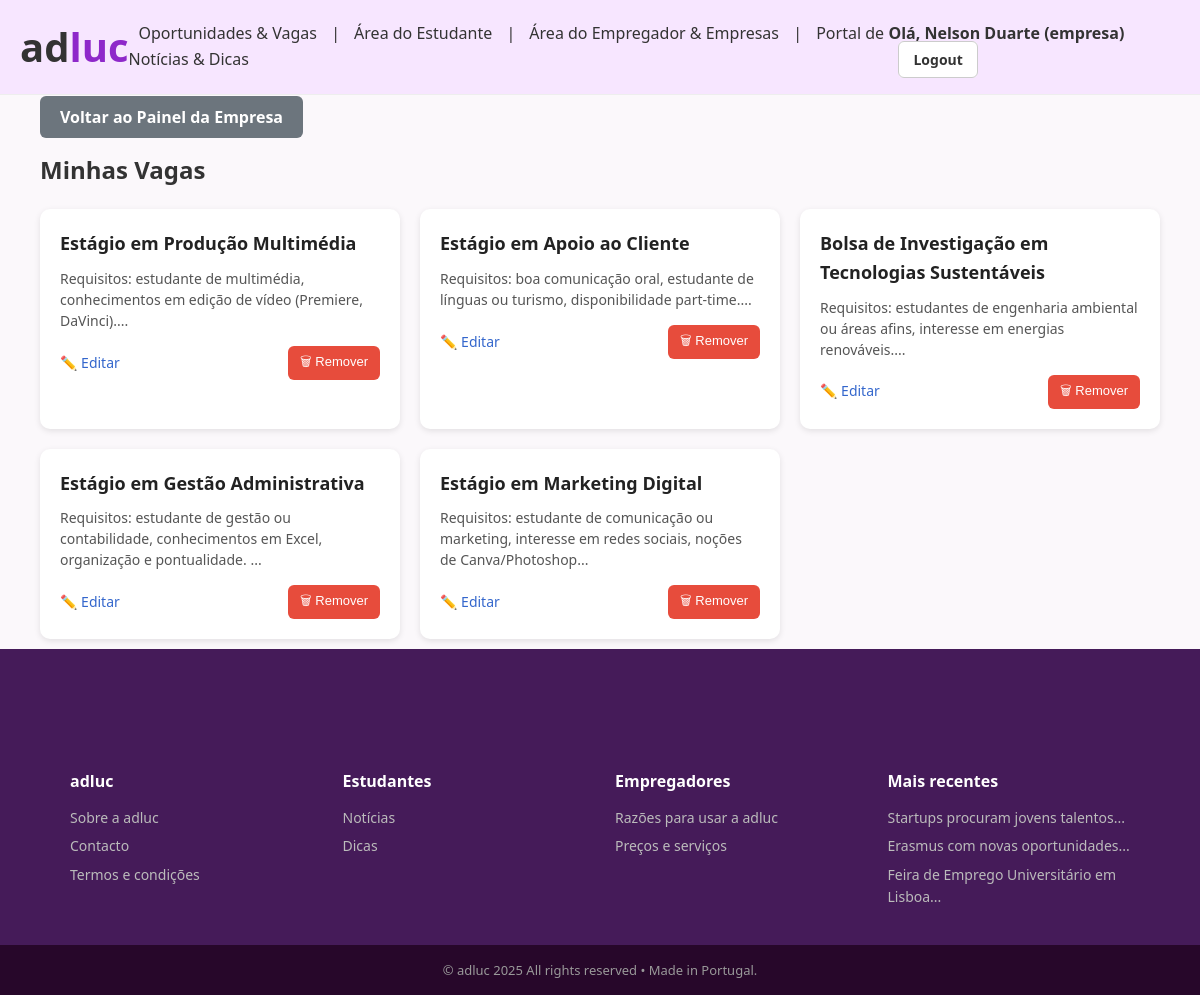
The page /minhas_vagas (signed in) on the database its author committed.
### modelos/modelos.py (models this page shows)
class Vaga(db.Model):
    __tablename__ = "vagas"
    id = db.Column(db.Integer, primary_key=True)
    titulo = db.Column(db.String(200), nullable=False)
    categoria = db.Column(db.String(200), nullable=True)
    descricao = db.Column(db.Text, nullable=False)
    cidade = db.Column(db.String(100), nullable=True)
    horario = db.Column(db.String(50), nullable=True)
    tipo = db.Column(db.String(50), nullable=True)
    externa = db.Column(db.Boolean, default=False, nullable=False)
    link_externo = db.Column(db.String(500), nullable=True)
    imagem_externa = db.Column(db.String(500), nullable=True)   # ✅ novo campo
    empresa_id = db.Column(db.Integer, db.ForeignKey("utilizadores.id"), nullable=True)
    candidaturas = db.relationship("Candidatura", backref="vaga",
                                   cascade="all, delete-orphan", lazy=True)
    favoritos = db.relationship("Favorito", backref="vaga",
                                cascade="all, delete-orphan", lazy=True)

class Publicacao(db.Model):
    __tablename__ = "publicacoes"
    id = db.Column(db.Integer, primary_key=True)
    titulo = db.Column(db.String(200), nullable=False)
    autor_id = db.Column(db.Integer, db.ForeignKey("utilizadores.id"), nullable=False)
    data_hora = db.Column(db.DateTime, default=datetime.utcnow)
    foto = db.Column(db.String(200), nullable=True)
    conteudo = db.Column(db.Text, nullable=False)
    tipo = db.Column(db.String(20), default="noticia")  # noticia ou dica

### app.py (the view)
@app.route("/minhas_vagas", endpoint="minhas_vagas")
def minhas_vagas():
    if session.get("tipo")!="empresa": return redirect(url_for("login"))
    vagas=Vaga.query.filter_by(empresa_id=session["utilizador_id"]).order_by(Vaga.id.desc()).all()
    return render_template("minhas_vagas.html", vagas=vagas)

### app.py (called while the page is built)
@app.context_processor
def inject_publicacoes_recentes():
    from modelos.modelos import Publicacao
    recentes = Publicacao.query.order_by(Publicacao.data_hora.desc()).limit(3).all()
    return dict(publicacoes_recentes=recentes)

### templates/minhas_vagas.html
{% extends "base.html" %}
{% block conteudo %}
<div style="margin-top:0; text-align:left;">
  <a href="{{ url_for('pagina_empresa') }}"
     style="background:#6c757d;color:#fff;padding:10px 20px;border-radius:6px;
            text-decoration:none;font-weight:600;transition:all .3s ease;"
     onmouseover="this.style.background='#2c0f3e';this.style.transform='scale(1.05)';"
     onmouseout="this.style.background='#6c757d';this.style.transform='scale(1)';">
    Voltar ao Painel da Empresa
  </a>
</div>
<h2 style="margin:20px 0;font-size:24px;color:#333;">Minhas Vagas</h2>
<div style="display:grid;grid-template-columns:repeat(auto-fill,minmax(350px,1fr));gap:20px;">
  {% for vaga in vagas %}
    <div
      style="background:#fff;border-radius:10px;padding:20px;box-shadow:0 2px 6px rgba(0,0,0,.1);transition:all .3s ease;cursor:pointer;"
      onmouseover="this.style.transform='translateY(-5px)';this.style.boxShadow='0 6px 16px rgba(0,0,0,0.15)';"
      onmouseout="this.style.transform='translateY(0)';this.style.boxShadow='0 2px 6px rgba(0,0,0,0.1)';"
    >
      <h3 style="margin:0;font-size:18px;color:#222;">{{ vaga.titulo }}</h3>
      <p style="font-size:14px;color:#555;line-height:1.5;margin:10px 0 15px;">
        {{ vaga.descricao[:200] }}...
      </p>
      <div style="display:flex;justify-content:space-between;align-items:center;">
        <a href="{{ url_for('editar_vaga', vaga_id=vaga.id) }}"
           style="text-decoration:none;font-size:14px;color:#3366cc;display:flex;align-items:center;">
          ✏️ Editar
        </a>
        <form method="POST" action="{{ url_for('remover_vaga', vaga_id=vaga.id) }}" style="margin:0;">
          <button type="submit"
                  style="background:#e74c3c;color:#fff;border:none;padding:6px 12px;border-radius:6px;font-size:13px;cursor:pointer;transition:background .2s;"
                  onmouseover="this.style.background='#c0392b';"
                  onmouseout="this.style.background='#e74c3c';">
            🗑 Remover
          </button>
        </form>
      </div>
    </div>
  {% else %}
    <p style="color:#777;">Ainda não publicou nenhuma vaga.</p>
  {% endfor %}
</div>
{% endblock %}

### templates/base.html (shortened to what this page needs)
<!DOCTYPE html>
<html lang="pt">
<head>
  <link rel="stylesheet" href="{{ url_for('static', filename='css/style.css') }}">
</head>
<body class="light">
<header class="site-header">
  <div class="logo">
      <a href="{{ url_for('pagina_inicial') }}" style="text-decoration: none; color:inherit;">
        <span class="logo-ad">ad</span><span class="logo-luc">luc</span>
      </a>
  </div>
<nav class="nav-links" id="nav-menu">
    <a href="{{ url_for('pagina_vagas') }}">Oportunidades & Vagas</a>
    <span> | </span>
    <a href="{{ url_for('pagina_estudante') if session.get('tipo') == 'estudante' else '#' }}">Área do Estudante</a>
    <span> | </span>
    <a href="{{ url_for('pagina_empresa') if session.get('tipo') == 'empresa' else '#' }}">Área do Empregador & Empresas</a>
     <span> | </span>
    <a href="{{ url_for('pagina_conteudos') }}">Portal de Notícias & Dicas</a>
</nav>
  <div class="nav-buttons">
    {% if session.get('utilizador_id') %}
      <span class="user-info">Olá, {{ session.get('nome') }} ({{ session.get('tipo') }})</span>
      <a href="{{ url_for('logout') }}" class="btn btn-outline">Logout</a>
    {% else %}
      <a href="{{ url_for('login') }}" class="btn btn-outline">Iniciar sessão</a>
      <a href="{{ url_for('registo') }}" class="btn btn-azul">Criar conta</a>
    {% endif %}
  </div>
</header>
<main>
  {% block conteudo %}{% endblock %}
</main>
<footer class="site-footer">
  <div class="footer-columns">
    <div class="footer-col">
      <h3 class="footer-logo">adluc</h3>
      <a href="{{ url_for('pagina_sobre') }}">Sobre a adluc</a>
      <a href="{{ url_for('pagina_contactos') }}">Contacto</a>
      <a href="{{ url_for('pagina_termos') }}">Termos e condições</a>
    </div>
    <div class="footer-col">
      <h3>Estudantes</h3>
      <a href="{{ url_for('pagina_noticias') }}">Notícias</a>
      <a href="{{ url_for('pagina_dicas') }}">Dicas</a>
    </div>
    <div class="footer-col">
      <h3>Empregadores</h3>
      <a href="{{ url_for('pagina_razoes') }}">Razões para usar a adluc</a>
      <a href="{{ url_for('pagina_precos') }}">Preços e serviços</a>
    </div>
    <div class="footer-col">
      <h3>Mais recentes</h3>
      {% for pub in publicacoes_recentes %}
        <a href="{{ url_for('detalhe_publicacao', pub_id=pub.id) }}">
          {{ pub.titulo[:40] }}...
        </a>
      {% else %}
        <p style="color:#bbb;font-size:14px;">Sem publicações</p>
      {% endfor %}
    </div>
  </div>
  <div class="footer-bottom">
    © adluc 2025 All rights reserved • Made in Portugal.
  </div>
</footer>
</body>
</html>

### static/css/style.css (style rules this page uses)
html, body { height: 100%; display: flex; flex-direction: column; background: #fbf8fb; }
main { flex: 1; padding: 10px 40px; }
* { margin:0;padding:0;box-sizing:border-box; }
body { font-family:'Segoe UI',Arial,sans-serif;background:#fbf8fb;color:#333;line-height:1.6; }
.site-header { display:flex;justify-content:space-between;align-items:center;padding:15px 20px;background:#f7e6ff;border-bottom:1px solid #eee;position:sticky;top:0;z-index:1000; }
.logo { font-size:40px;font-weight:bold; }
.logo-ad { color:#333; }
.logo-luc { color: #8e28ca; }
.nav-links a { margin:0 12px;color:#333;text-decoration:none;font-weight:500; }
.nav-buttons a { margin-left:10px;text-decoration:none;padding:8px 14px;border-radius:6px;font-weight:600;font-size:14px; }
.btn-outline { border:1px solid #ccc;background:#fff;color:#333; }
.site-footer { background:#451b59;color:#fff;margin-top: auto; padding-top:120px; }
.footer-columns { display:grid;grid-template-columns:repeat(auto-fit,minmax(200px,1fr));gap:30px;max-width:1100px;margin:auto;padding:0 20px 30px; }
.footer-col h3 { margin-bottom:12px;font-size:16px;font-weight:700; }
.footer-logo { font-size:20px;color:#fff; }
.footer-col a { display:block;color:#bbb;margin-bottom:6px;text-decoration:none;font-size:14px; }
.footer-bottom { background:#27072a;color:#999;text-align:center;padding:15px;font-size:13px; }
.user-info { margin-right:12px; font-weight:600; color:#333; }
.nav-links a { margin: 0 10px; color: #333; text-decoration: none; font-weight: 500; }

### rows shown on the page
Vaga: titulo "Estágio em Produção Multimédia", descricao "Requisitos: estudante de multimédia, conhecimentos em edição de vídeo (Premiere, DaVinci)."
Vaga: titulo "Estágio em Apoio ao Cliente", descricao "Requisitos: boa comunicação oral, estudante de línguas ou turismo, disponibilidade part-time."
Vaga: titulo "Bolsa de Investigação em Tecnologias Sustentáveis", descricao "Requisitos: estudantes de engenharia ambiental ou áreas afins, interesse em energias renováveis."
Vaga: titulo "Estágio em Gestão Administrativa", descricao "Requisitos: estudante de gestão ou contabilidade, conhecimentos em Excel, organização e pontualidade."
Vaga: titulo "Estágio em Marketing Digital", descricao "Requisitos: estudante de comunicação ou marketing, interesse em redes sociais, noções de Canva/Photoshop"
Publicacao: titulo "Startups procuram jovens talentos"
Publicacao: titulo "Erasmus com novas oportunidades"
Publicacao: titulo "Feira de Emprego Universitário em Lisboa"

### other values the page prints
{{ session.get('nome') }} "Nelson Duarte"
{{ session.get('tipo') }} "empresa"
